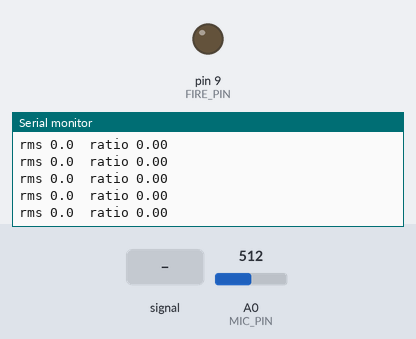
Simulated run of this sketch. Board: Arduino Uno, built with avr-gcc and run on an emulated ATmega328P. Shown: output pins drawn as LEDs (lit = HIGH), the last lines printed to the serial monitor. The inputs (shaded band) are chosen by the test bench; at power-on: A0 (MIC_PIN) = 512. Sleep ends after the set time or at an interrupt; the local clock reads 2024-03-15 10:24:30 at power-on unless the sketch sets it.

Above: at 1.3 s.
1.4 s: A0 (MIC_PIN) fed a 200 Hz sine of ±255 counts around its level
At 2.2 s:
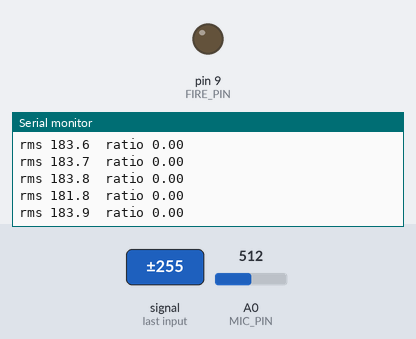
4.4 s: A0 (MIC_PIN) fed a 1000 Hz sine of ±255 counts around its level
At 5.0 s:
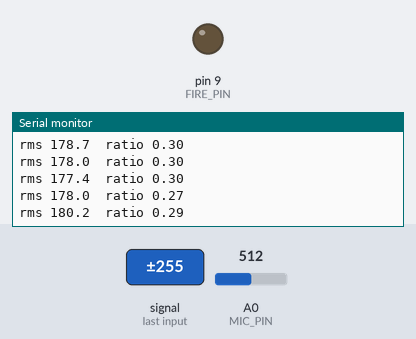
7.4 s: A0 (MIC_PIN) set to 716
At 8.1 s:
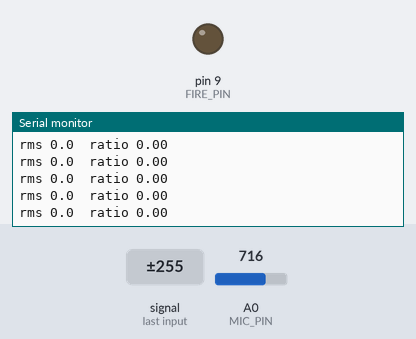
Timing chart, 0 to 10.4 s (numbered marks = the images above; inputs shaded):
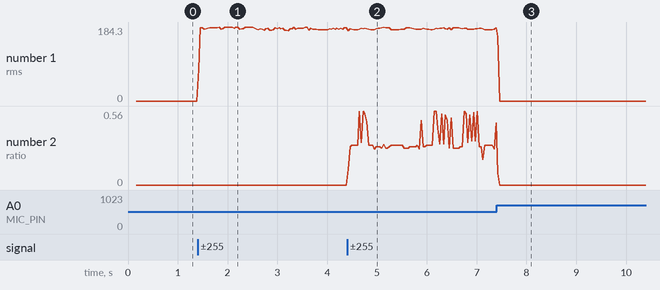

Measured:
- after the input at 1.4 s, the serial monitor: prints a new line at once (image 1)
- after the input at 4.4 s, the serial monitor: prints a new line at once (image 2)
- plotted number 1: 0 → 181.9 after the input at 1.4 s, 181.9 → 182.4 after the input at 4.4 s
- plotted number 2: 0 → 0.47 after the input at 4.4 s

The sketch:

Main.ino
```cpp
#include <Wire.h>
#include <RTClib.h>
#include <avr/sleep.h>

RTC_DS3231 rtc;

const int WAKE_PIN = 2;       // DS3231 SQW/INT, goes LOW when the alarm fires
const int MIC_PIN = A0;
const int FIRE_PIN = 9;       // MOSFET gate, same as before

// ===== EDIT THESE =====
const unsigned long SLEEP_SEC = 30;       // seconds asleep once at power-up, then it stays awake
const float TARGET_HZ = 1000.0;           // tone to listen for
const float MIN_RMS = 3.0;                // ignores near-silence
const float MIN_RATIO = 0.5;              // 0 to 1, how pure the tone must be
const int HITS_NEEDED = 8;                // windows in a row (~0.2 s of tone)
const unsigned long ON_MS = 3000;         // how long the output stays on
const unsigned long WAIT_MS = 5000;       // pause after firing before it listens again (retry spacing)
// ======================

const int N = 200;                        // samples per window
const float SAMPLE_RATE = 8000.0;
const unsigned long SAMPLE_US = 125;

int samples[N];
float coeff;

void wakeISR() {}             // does nothing, just wakes the chip

void sleepFor(unsigned long sec) {
  rtc.clearAlarm(1);
  DateTime wakeAt = rtc.now() + TimeSpan(sec);
  rtc.setAlarm1(wakeAt, DS3231_A1_Date);

  Serial.print("Now:    ");
  Serial.println(rtc.now().timestamp());
  Serial.print("Wakes:  ");
  Serial.println(wakeAt.timestamp());
  Serial.println("Sleeping...");
  Serial.flush();

  attachInterrupt(digitalPinToInterrupt(WAKE_PIN), wakeISR, LOW);
  set_sleep_mode(SLEEP_MODE_PWR_DOWN);
  sleep_enable();
  sleep_cpu();                // sleeps here until the alarm
  sleep_disable();
  detachInterrupt(digitalPinToInterrupt(WAKE_PIN));

  rtc.clearAlarm(1);          // releases the pin so it goes back to high
  Serial.println("Awake.");
}

bool heardTone() {
  // Collect one window at a fixed sample rate
  unsigned long next = micros();
  for (int i = 0; i < N; i++) {
    while ((long)(micros() - next) < 0) {}
    samples[i] = analogRead(MIC_PIN);
    next += SAMPLE_US;
  }

  // Remove the DC offset
  long sum = 0;
  for (int i = 0; i < N; i++) sum += samples[i];
  float mean = (float)sum / N;

  // Goertzel filter plus total energy
  float s1 = 0, s2 = 0, sumsq = 0;
  for (int i = 0; i < N; i++) {
    float x = samples[i] - mean;
    sumsq += x * x;
    float s = x + coeff * s1 - s2;
    s2 = s1;
    s1 = s;
  }
  float mag2 = s1 * s1 + s2 * s2 - coeff * s1 * s2;
  float rms = sqrt(sumsq / N);
  float ratio = (sumsq > 0) ? mag2 / (sumsq * N / 2.0) : 0;

  Serial.print("rms ");
  Serial.print(rms, 1);
  Serial.print("  ratio ");
  Serial.println(ratio, 2);

  return (rms > MIN_RMS) && (ratio > MIN_RATIO);
}

void setup() {
  digitalWrite(FIRE_PIN, LOW);
  pinMode(FIRE_PIN, OUTPUT);
  digitalWrite(FIRE_PIN, LOW);
  pinMode(WAKE_PIN, INPUT_PULLUP);
  Serial.begin(9600);
  coeff = 2.0 * cos(2.0 * PI * TARGET_HZ / SAMPLE_RATE);

  if (!rtc.begin()) {
    Serial.println("RTC not found. Check SDA/SCL wiring.");
    while (true) {}
  }
  if (rtc.lostPower()) {
    rtc.adjust(DateTime(F(__DATE__), F(__TIME__)));   // set to compile time
  }

  rtc.disableAlarm(2);
  rtc.clearAlarm(1);
  rtc.writeSqwPinMode(DS3231_OFF);        // makes the pin an alarm output

  sleepFor(SLEEP_SEC);                    // sleep once, until the wake time
  Serial.println("Listening for tone. Staying awake from here on.");
}

void loop() {
  // Stays awake and keeps listening. A later tone fires again (a retry).
  int hits = 0;
  while (hits < HITS_NEEDED) {
    hits = heardTone() ? hits + 1 : 0;
  }

  Serial.println("TONE DETECTED");
  digitalWrite(FIRE_PIN, HIGH);
  delay(ON_MS);
  digitalWrite(FIRE_PIN, LOW);
  Serial.println("Fired. Waiting, then listening again.");
  delay(WAIT_MS);                         // ignores the tone while the magnet rests
}
```
